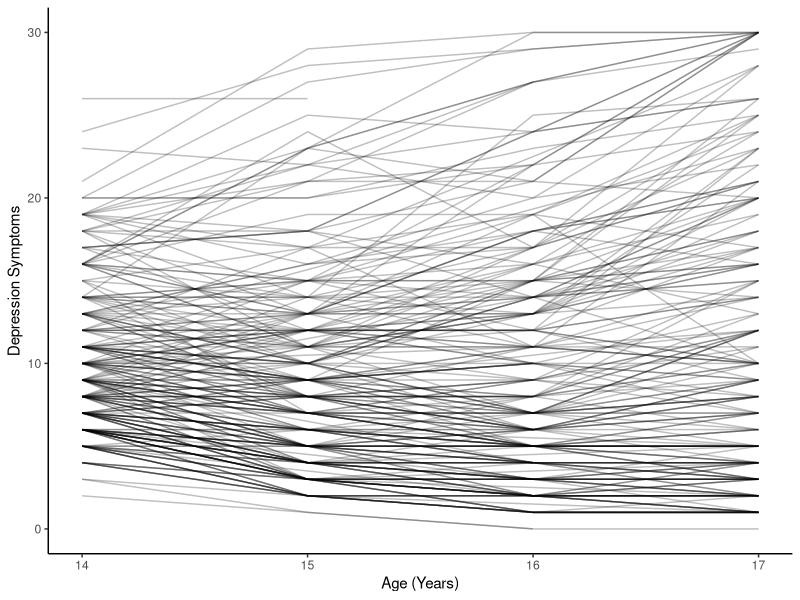
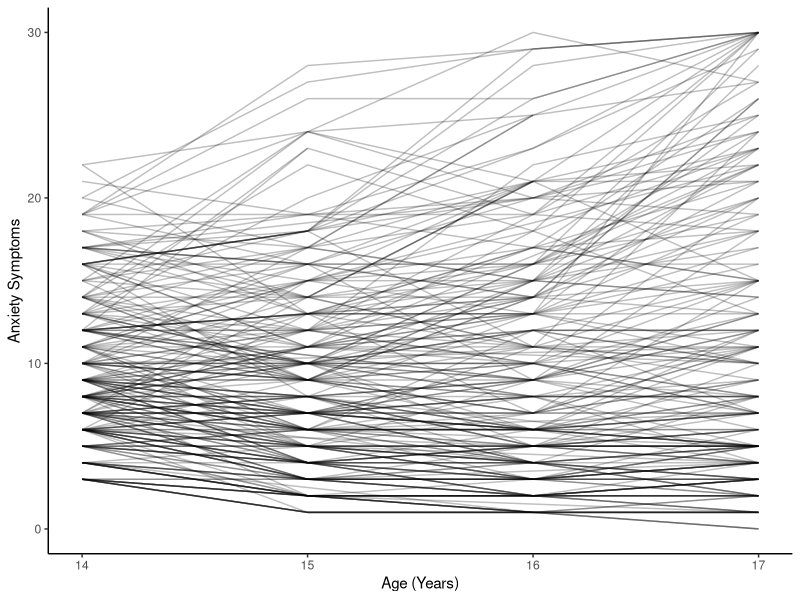
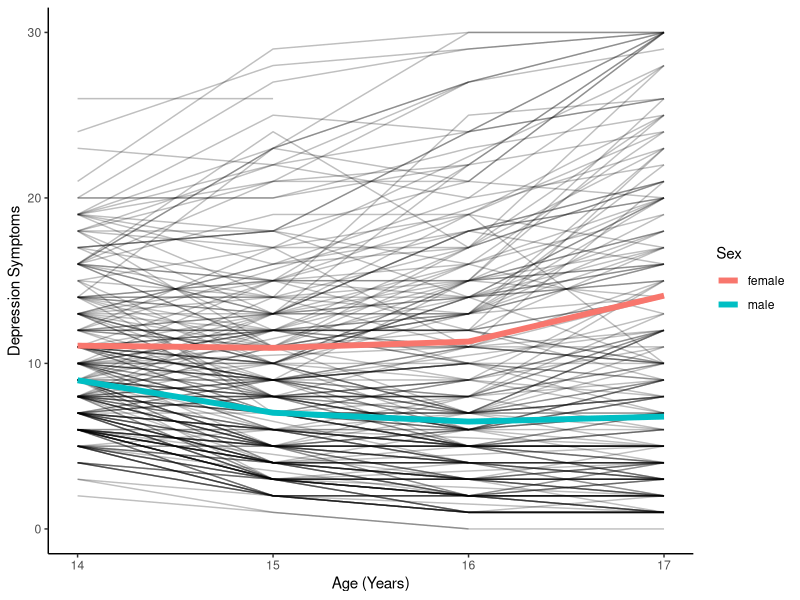
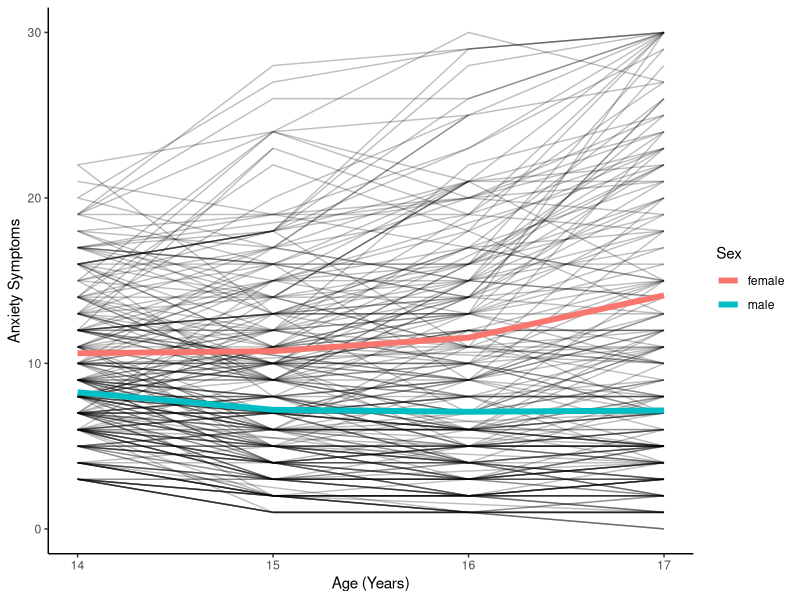
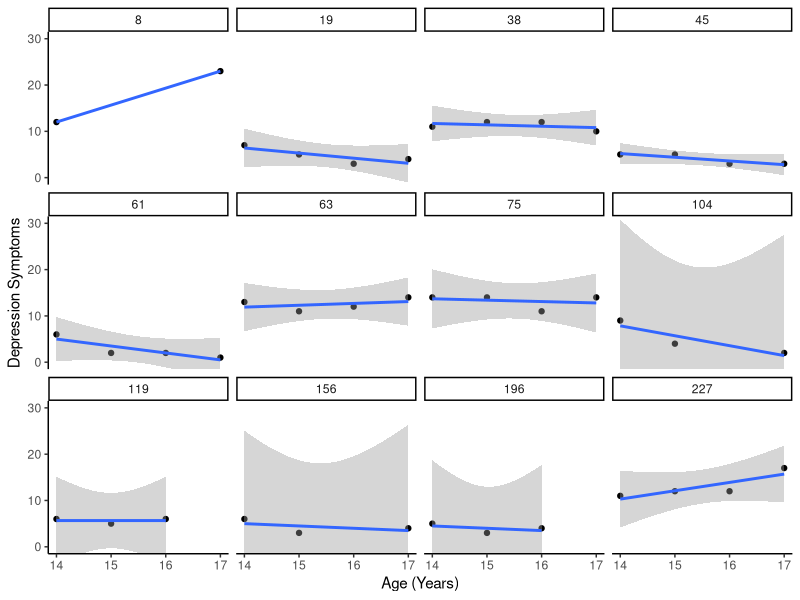
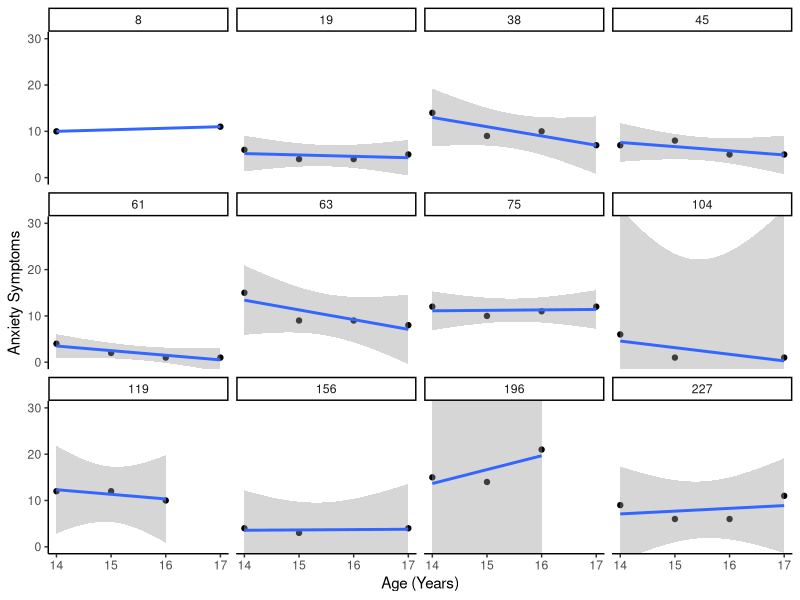

Source code (R) for these figures, in order:
## ---- chunk 1
library("tidyverse")
## ---- chunk 2
mydata_long <- read.csv("./data/mydata_long.csv")
## ---- chunk 3
mydata_long$sexFactor <- factor(mydata_long$sex)

mydata_long_summary <- mydata_long |>
  group_by(age, sexFactor) |>
  summarise(
    ses = mean(ses, na.rm = TRUE),
    sleep = mean(sleep, na.rm = TRUE),
    depression = mean(depression, na.rm = TRUE),
    anxiety = mean(anxiety, na.rm = TRUE),
    .groups = "drop"
  )
## ---- chunk 4
#| fig-cap: "Observed Growth Curves of Depression Symptoms"

ggplot(
  data = mydata_long,
  mapping = aes(
    x = age,
    y = depression,
    group = ID)) +
  geom_line(
    alpha = 0.25
  ) +
  labs(
    x = "Age (Years)",
    y = "Depression Symptoms"
  ) +
  theme_classic()
## ---- chunk 5
#| fig-cap: "Observed Growth Curves of Anxiety Symptoms"

ggplot(
  data = mydata_long,
  mapping = aes(
    x = age,
    y = anxiety,
    group = ID)) +
  geom_line(
    alpha = 0.25
  ) +
  labs(
    x = "Age (Years)",
    y = "Anxiety Symptoms"
  ) +
  theme_classic()
## ---- chunk 6
#| fig-cap: "Observed Growth Curves of Depression Symptoms Overlaid with Means by Sex"

ggplot(
  data = mydata_long,
  mapping = aes(
    x = age,
    y = depression,
    group = ID)) +
  geom_line(
    alpha = 0.25
  ) +
  geom_line(
    mapping = aes(
      x = age,
      y = depression,
      color = sexFactor,
      group = sexFactor,
    ),
    data = mydata_long_summary,
    linewidth = 2
  ) +
  labs(
    x = "Age (Years)",
    y = "Depression Symptoms",
    color = "Sex"
  ) +
  theme_classic()
## ---- chunk 7
#| fig-cap: "Observed Growth Curves of Anxiety Symptoms Overlaid with Means by Sex"

ggplot(
  data = mydata_long,
  mapping = aes(
    x = age,
    y = anxiety,
    group = ID)) +
  geom_line(
    alpha = 0.25
  ) +
  geom_line(
    mapping = aes(
      x = age,
      y = anxiety,
      color = sexFactor,
      group = sexFactor,
    ),
    data = mydata_long_summary,
    linewidth = 2
  ) +
  labs(
    x = "Age (Years)",
    y = "Anxiety Symptoms",
    color = "Sex"
  ) +
  theme_classic()
## ---- chunk 8
#| fig-cap: "Faceted Plot of Observed Growth Curves of Depression Symptoms for a Random Subsample of Individuals"

set.seed(52242) # for reproducibility

random_n <- 12

ids_subset <- sample(
  x = mydata_long$ID,
  size = random_n,
  replace = FALSE
)

mydata_long %>%
  filter(ID %in% ids_subset) %>%
  ggplot(
    aes(
      x = age,
      y = depression,
      group = ID
    )
  ) +
  geom_point() +
  geom_smooth(
    method = "lm"
  ) +
  coord_cartesian(
    ylim = c(0, max(mydata_long$depression, na.rm = TRUE))) +
  facet_wrap(
    ~ ID) +
  labs(
    x = "Age (Years)",
    y = "Depression Symptoms"
  ) +
  theme_classic()
## ---- chunk 9
#| fig-cap: "Faceted Plot of Observed Growth Curves of Anxiety Symptoms for a Random Subsample of Individuals"

mydata_long %>%
  filter(ID %in% ids_subset) %>%
  ggplot(
    aes(
      x = age,
      y = anxiety,
      group = ID
    )
  ) +
  geom_point() +
  geom_smooth(
    method = "lm"
  ) +
  coord_cartesian(
    ylim = c(0, max(mydata_long$anxiety, na.rm = TRUE))) +
  facet_wrap(
    ~ ID
  ) +
  labs(
    x = "Age (Years)",
    y = "Anxiety Symptoms"
  ) +
  theme_classic()
